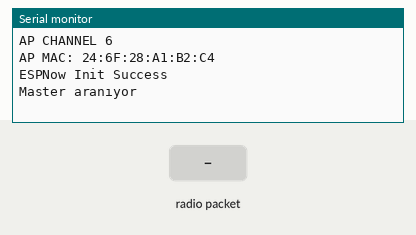
Recording of a sketch running on a simulated ESP32. Shown: the last lines printed to the serial monitor. The test bench sets the inputs (shaded band).

Above: at 1.2 s.
1.3 s: radio packet "1" arrives
At 2.1 s:
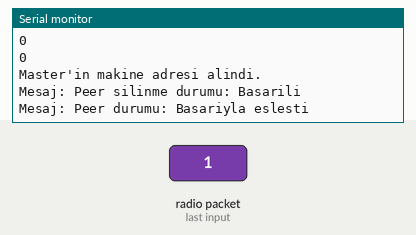
At 3.08 s:
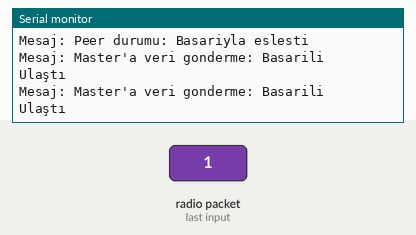

Measured:
- after the input at 1.3 s, the serial monitor: prints a new line at once (image 1)

The sketch:

ESPNOW_Slave.ino
```cpp
/**
   ESPNOW - Basic communication - Slave
   Date: 26th September 2017
   Author: Arvind Ravulavaru <https://github.com/arvindr21>
   Purpose: ESPNow Communication between a Master ESP32 and a Slave ESP32
   Description: This sketch consists of the code for the Slave module.
   Resources: (A bit outdated)
   a. https://espressif.com/sites/default/files/documentation/esp-now_user_guide_en.pdf
   b. http://www.esploradores.com/practica-6-conexion-esp-now/

   << This Device Slave >>

   Flow: Master
   Step 1 : ESPNow Init on Master and set it in STA mode
   Step 2 : Start scanning for Slave ESP32 (we have added a prefix of `slave` to the SSID of slave for an easy setup)
   Step 3 : Once found, add Slave as peer
   Step 4 : Register for send callback
   Step 5 : Start Transmitting data from Master to Slave

   Flow: Slave
   Step 1 : ESPNow Init on Slave
   Step 2 : Update the SSID of Slave with a prefix of `slave`
   Step 3 : Set Slave in AP mode
   Step 4 : Register for receive callback and wait for data
   Step 5 : Once data arrives, print it in the serial monitor

   Note: Master and Slave have been defined to easily understand the setup.
         Based on the ESPNOW API, there is no concept of Master and Slave.
         Any devices can act as master or salve.
*/

#include <esp_now.h>
#include <WiFi.h>

#define CHANNEL 1

const char *SSID = "Slave_1";
// Master'ın makine adresi
uint8_t master_mac[6];
int connected = 0;

typedef struct {
  char mesaj[50];
} data_t;
data_t data;

esp_now_peer_info_t peerInfo;

// Init ESP Now with fallback
void InitESPNow() {
  WiFi.disconnect();
  if (esp_now_init() == ESP_OK) {
    Serial.println("ESPNow Init Success");
  }
  else {
    Serial.println("ESPNow Init Failed");
    // Retry InitESPNow, add a counte and then restart?
    // InitESPNow();
    // or Simply Restart
    ESP.restart();
  }
}

// config AP SSID
void configDeviceAP() {
  bool result = WiFi.softAP(SSID, "", CHANNEL, 0);
  if (!result) {
    Serial.println("AP Config failed.");
  } else {
    Serial.println("AP Config Success. Broadcasting with AP: " + String(SSID));
    Serial.print("AP CHANNEL "); Serial.println(WiFi.channel());
  }
}


int sendData() {

  esp_err_t result = esp_now_send(peerInfo.peer_addr, (uint8_t *) &data, sizeof(data));
  Serial.print("Mesaj: Master'a veri gonderme: ");
  if (result == ESP_OK) {
    Serial.println("Basarili");
    return 0;
  } else if (result == ESP_ERR_ESPNOW_NOT_INIT) {
    // How did we get so far!!
    Serial.println("ESPNOW baslamamis.");
  } else if (result == ESP_ERR_ESPNOW_ARG) {
    Serial.println("Gecersiz arguman");
  } else if (result == ESP_ERR_ESPNOW_INTERNAL) {
    Serial.println("Dahili hata.");
  } else if (result == ESP_ERR_ESPNOW_NO_MEM) {
    Serial.println("Hafiza dolu.");
  } else if (result == ESP_ERR_ESPNOW_NOT_FOUND) {
    Serial.println("Peer bulunamadi.");
  } else if (result == ESP_ERR_ESPNOW_IF) {
    Serial.println("Interface hatası");
  } else {
    Serial.println("Bilinmeyen hata");
  }
  return -1;
}

// Slave-master eşleşmesini kontrol eder
bool manageSlave() {
  if (peerInfo.channel == CHANNEL) {
    deletePeer();


    Serial.print("Mesaj: Peer durumu: ");
    // eşleşme var mı?
    bool exists = esp_now_is_peer_exist(peerInfo.peer_addr);
    if ( exists) {
      // Eşleşme varsa bir şey yapmadan çık
      Serial.println("Zaten eslesmis.");
      return true;
    } else {
      // Eşleşme yoksa eşleştirmeye çalış
      esp_err_t addStatus = esp_now_add_peer(&peerInfo);
      if (addStatus == ESP_OK) {
        // Eşleşme başarılı
        Serial.println("Basariyla eslesti");
        return true;
      } else if (addStatus == ESP_ERR_ESPNOW_NOT_INIT) {
        // How did we get so far!!
        Serial.println("ESPNOW baslamamis.");
        return false;
      } else if (addStatus == ESP_ERR_ESPNOW_ARG) {
        Serial.println("Yanlis arguman.");
        return false;
      } else if (addStatus == ESP_ERR_ESPNOW_FULL) {
        // Sadece 1 peer olacağı için bunun olmaması beklenir
        Serial.println("Peer listesi dolu.");
        return false;
      } else if (addStatus == ESP_ERR_ESPNOW_NO_MEM) {
        Serial.println("Hafiza yetersiz.");
        return false;
      } else if (addStatus == ESP_ERR_ESPNOW_EXIST) {
        Serial.println("Peer mevcut");
        return true;
      } else {
        Serial.println("Bilinmeyen bir hata oldu.");
        return false;
      }
    }
  } else {
    // Peer kanalı farklı ise
    Serial.println("Mesaj: Peer kanali farkli");
    return false;
  }
}

void deletePeer() {
  esp_err_t delStatus = esp_now_del_peer(peerInfo.peer_addr);
  Serial.print("Mesaj: Peer silinme durumu: ");
  if (delStatus == ESP_OK) {
    Serial.println("Basarili");
  } else if (delStatus == ESP_ERR_ESPNOW_NOT_INIT) {
    // How did we get so far!!
    Serial.println("ESPNOW baslamamis.");
  } else if (delStatus == ESP_ERR_ESPNOW_ARG) {
    Serial.println("Gecersiz arguman.");
  } else if (delStatus == ESP_ERR_ESPNOW_NOT_FOUND) {
    Serial.println("Peer bulunamadi.");
  } else {
    Serial.println("Bilinmeyen hata.");
  }
}

void setup() {
  strcpy(data.mesaj, "TEST MESAJI");
  Serial.begin(115200);
  Serial.println("ESPNow/Basic/Slave Example");
  //Set device in AP mode to begin with
  WiFi.mode(WIFI_AP_STA);
  // configure device AP mode
  configDeviceAP();
  // This is the mac address of the Slave in AP Mode
  Serial.print("AP MAC: "); Serial.println(WiFi.softAPmacAddress());
  // Init ESPNow with a fallback logic
  InitESPNow();
  // Once ESPNow is successfully Init, we will register for recv CB to
  // get recv packer info.
  esp_now_register_recv_cb(OnDataRecv);
  esp_now_register_send_cb(OnDataSend);

}

void OnDataSend(const uint8_t *mac_addr, esp_now_send_status_t status) {
  if (status == ESP_NOW_SEND_SUCCESS) {
    Serial.println("Ulaştı");

  }
  else {
    Serial.println("Mesaj ulaşmadı.");
  }
}

// callback when data is recv from Master
void OnDataRecv(const uint8_t *mac_addr, const uint8_t *data, int data_len) {
  // Bağlı master yoksa teklifler değerlendirilir
  if (connected == 0) {
    for (int i=0; i<6; i++) {
      peerInfo.peer_addr[i] = mac_addr[i];

      Serial.println(peerInfo.peer_addr[i]);
    }
    Serial.println("Master'in makine adresi alindi.");
    connected = 50;
    //memcpy(peerInfo.peer_addr, mac_addr, 6);
    peerInfo.channel = 1;
    peerInfo.encrypt = false;

    // Peer ekle
    manageSlave();
  }

}


void loop() {
  if (connected != 0) {
    int result = sendData();
    if (result == -1) {
      connected -= 1;
      //Serial.println(connected);
    }
    else {
      connected = 50;
    }

    delay(50);
  }
  else {
    // Bağlantı kopmuşsa tekrar bağlanmaya çalış
    Serial.println("Master aranıyor");
    delay(3000);
  }
}
```
